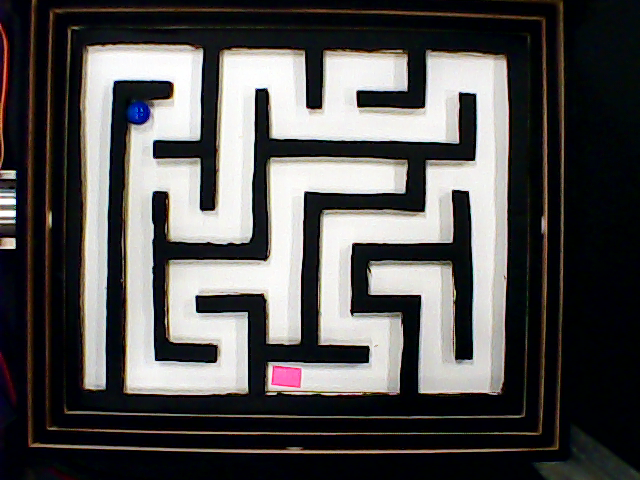
#> input picture test_maze_photo3.png, 640 x 480 px, given in place of the camera
$ python MazeSolver.py test_maze_photo3.png   (Python 2 division)
#> lines starting #> are read from the running program, lines starting #| are printed output that depends on the picture; after the words box and inside, x2 and y2 are one past the last pixel; in counts of white or black regions, pixels touching at a corner belong together
### MazeNodes.py
#pylint: disable=E1101

"""
Filename:       MazeNodes.py
File type:      server-side python code
Author:         Andrea McIntosh
Created on:     2017-01-31
Modified on:    2017-02-26
Description:    Class that converts image of maze to a graph of nodes and edges
                for pathfinding.  Nodes are found by spliting the image into a
                grid and detecting colour regions.
                Tested by printing out results using ImageProcessingFunctions.drawResults()

>>> image = cv2.imread("tests/MazeNodes_pytest_small_maze.png")
>>> mn = MazeNodes(image)
>>> g_img = mn.preProcessImage()
>>> mn.x_div_count
4
>>> mn.y_div_count
5
>>> mn.x_div_len
125
>>> mn.y_div_len
50
>>> mn.start.coordinates
(75, 125)
>>> mn.end.coordinates
(425, 125)
>>> mn.findNodes(g_img)
>>> len(mn.nodes)
8
"""

# import the necessary packages
import numpy as np
import cv2
from Node import *
from ImageProcessingFunctions import *

class MazeNodes:
    """
    Take an image and convert it into nodes and edges for pathfinding
    """

    def __init__(self, image, end_thresh_low = [160, 80, 230], end_thresh_high = [180, 100, 255],
                                start_thresh_low = [0, 90, 100], start_thresh_high = [50, 220, 220],
                                  play_thresh_low = [40, 40, 40], play_thresh_high = [255, 255, 255],
                                  debug = False):
        self.image = image

        self.nodes = {}
        self.end = Node()
        self.start = Node()

        self.end_lower = end_thresh_low
        self.end_upper = end_thresh_high
        self.start_lower = start_thresh_low
        self.start_upper = start_thresh_high
        self.play_lower = play_thresh_low
        self.play_upper = play_thresh_high

        # rayryeng, http://stackoverflow.com/questions/30369031/remove-spurious-small-islands-of-noise-in-an-image-python-opencv, 2017-03-16
        self.filt_close = cv2.getStructuringElement(cv2.MORPH_RECT, (5,5))
        self.filt_open = cv2.getStructuringElement(cv2.MORPH_RECT, (2,2))

        self.x_div_len = None
        self.y_div_len = None

        self.x_div_count = None
        self.y_div_count = None

        self.min_path_thickness = 30
        self.scan_interval = 20
        self.nodes_per_path = 3

        self.debug = debug


    def runProcessing(self):
        """
        Run all steps needed for image processing
        """
        gray_image = self.preProcessImage()
        self.findNodes(gray_image)
        self.findEdges()

    def preProcessImage(self):
        """
        Prepare image for subsequent image processing.  Modifies original image
        object and also returns a grayscale version of the image
        """
        # http://www.pyimagesearch.com/2014/08/04/opencv-python-color-detection/, 2017-01-31
        # Create thresholds for colour detection
        end_lower_np = np.array(self.end_lower, dtype="uint8")
        end_upper_np = np.array(self.end_upper, dtype="uint8")
        start_lower_np = np.array(self.start_lower, dtype="uint8")
        start_upper_np = np.array(self.start_upper, dtype="uint8")
        play_lower_np = np.array(self.play_lower, dtype="uint8")
        play_upper_np = np.array(self.play_upper, dtype="uint8")

        # Find endone and white it out
        # http://answers.opencv.org/question/97416/replace-a-range-of-colors-with-a-specific-color-in-python/, 2017-02-08
        end_mask = cv2.inRange(self.image, end_lower_np, end_upper_np) # find endzone area
        self.findEnd(end_mask)
        self.image[np.where(end_mask == [255])] = 255 # white out endzone

        # If in debug mode, show computed mask of endzone
        if self.debug:
            cv2.imshow("End Mask", end_mask)
            cv2.waitKey(0)

        # Find start (ball) and white it out
        start_mask = cv2.inRange(self.image, start_lower_np, start_upper_np) # find ball (start)
        self.findStart(start_mask)
        self.image[np.where(start_mask == [255])] = 255 # white out ball

        # If in debug mode, show computed mask of start
        if self.debug:
            cv2.imshow("Start Mask", start_mask)
            cv2.waitKey(0)

        mask = cv2.inRange(self.image, play_lower_np, play_upper_np) # find white (playing) area
        mask = cv2.morphologyEx(mask, cv2.MORPH_CLOSE, self.filt_close)
        mask = cv2.morphologyEx(mask, cv2.MORPH_OPEN, self.filt_open)
        self.image[np.where(mask == [255])] = 255 # white out white
        self.image[np.where(mask != [255])] = 0 # white out white

        # If in debug mode, show computed mask of play area
        if self.debug:
            cv2.imshow("Play Mask", mask)
            cv2.waitKey(0)

        # Determine the grid size based on path thickness
        path_width, path_height = self._getPathThickness(mask)
        self.x_div_count = int(len(self.image[0]) / (path_width / (self.nodes_per_path + 1)))
        self.y_div_count = int(len(self.image) / (path_height / (self.nodes_per_path + 1)))
        self.x_div_len = int(len(self.image[0]) / self.x_div_count)
        self.y_div_len = int(len(self.image) / self.y_div_count)

        # Convert mask output to greyscale
        # http://docs.opencv.org/3.2.0/df/d9d/tutorial_py_colorspaces.html, 2017-02-05
        gray_image = cv2.cvtColor(self.image, cv2.COLOR_BGR2GRAY)

        return gray_image

    # [13 lines left out: function findStart, not called in this run]

    def findEnd(self, end_mask):
        """
        Find the end node based on the mask generated by colour thresholds
        """
        try:
            end_X, end_Y = findRegionCenter(end_mask, self.filt_open, self.filt_close)
        except:
            raise ValueError("Image has no end colour region")
        self.end.coordinates = (end_X, end_Y)
        self.end.neighbours = []
        self.end.start = False
        self.end.end = True
        self.nodes[self.end.coordinates] = self.end

    # [106 lines left out: functions findNodes, findEdges, _getPathThickness, _getShortestSequence, not called in this run]

# For running doctests
# [3 lines that do not run on import are left out]

### ImageProcessingFunctions.py
"""
Filename:       ImageProcessingFunctions.py
File type:      server-side python code
Author:         Andrea McIntosh
Created on:     2017-02-21
Modified on:    2017-02-26
Description:    Utility functions for image processing.  Functions that are
                required by multiple modules are saved here to avoid redundancy.

>>> im = cv2.imread('tests/ball_location_test.png')
>>> len(im)
250
>>> len(im[0])
250
>>> ball_mask = cv2.inRange(im, (0, 0, 0), (255, 50, 0))
>>> findRegionCenter(ball_mask)
(125, 125)
>>> from Node import Node
>>> n1 = Node()
>>> n1.coordinates = (0,0)
>>> n1.neighbours = []
>>> n2 = Node()
>>> n2.coordinates = (10,10)
>>> n2.neighbours = []
>>> rc = Node()
>>> rc.coordinates = (1,2)
>>> rc.neighbours = []
>>> nodes = {(0,0): n1, (1,2): rc, (10,10): n2}
>>> findRegionCenterNeighbours(rc, nodes, 4, 3)
>>> len(rc.neighbours)
1
>>> rc.neighbours[0] == n1
True
"""

import numpy as np
import cv2

# [43 lines left out: functions getImage, drawResults, not called in this run]


def findRegionCenter(mask, filt_close, filt_open):
    """
    Use OpenCV to find the center of a colour region.  Includes filtering the
    input mask to reduce noise.

    Input: mask showing the location of the colour region
           filt_close: OpenCV structuring element to filter noise by performing
                a dilation then erosion (closing)
           filt_close: OpenCV structuring element to filter noise by performing
                an erosion then dilation (opening)
    """
    # Filter mask to reduce noise
    # rayryeng, http://stackoverflow.com/questions/30369031/remove-spurious-small-islands-of-noise-in-an-image-python-opencv, 2017-03-16
    mask = cv2.morphologyEx(mask, cv2.MORPH_CLOSE, filt_close)
    mask = cv2.morphologyEx(mask, cv2.MORPH_OPEN, filt_open)

    # http://docs.opencv.org/3.1.0/dd/d49/tutorial_py_contour_features.html, 2017-02-08
    # ret, thresh = cv2.threshold(mask, 127, 255, 0)
    contours = cv2.findContours(mask, 1, 2)

    cnt = contours[0]
    M = cv2.moments(cnt)
    cX = int(M["m10"] / M["m00"])
    cY = int(M["m01"] / M["m00"])

    return cX, cY

# [18 lines left out: function findRegionCenterNeighbours, not called in this run]

# For running doctests
# [3 lines that do not run on import are left out]

### MazeSolver.py
#pylint: disable=E1101

"""
Filename:       MazeSolver.py
File type:      server-side python code
Author:         Jake Charlebois, Andrea McIntosh
Created on:     2017-02-27
Modified on:    2017-03-02
Description:    Main control script for python server
"""

# import the necessary packages
import sys
import time
import getopt
from collections import deque
import cv2
import ImageProcessingFunctions as img
from MazeNodes import MazeNodes
from PathFinder import PathFinder
from FindBall import FindBall
from BallPathPlanner import BallPathPlanner
from ServoController import ServoConnection
from SerialException import SerialException

# TODO: Allow these values to be changed at runtime.
MAX_ACC = 100
FRAMERATE = 15
ACC_MULTIPLIER = 1
SER_COUNT = 20

class MazeSolver(object):
    """
    Top level class for maze solving. Responsible for high level coordination of other classes.

    play_colour_upper: Defines the upper colour threshold for the play space. This value should be
    a list of three integers of the format [B, G, R].

    play_colour_lower: Defines the lower colour threshold for the play space. This value should be
    a list of three integers of the format [B, G, R].

    start_colour_upper: Defines the upper colour threshold for the start (ball). This value should
    be a list of three integers of the format [B, G, R].

    start_colour_lower: Defines the lower colour threshold for the start (ball). This value should
    be a list of three integers of the format [B, G, R].

    end_colour_upper: Defines the upper colour threshold for the end of the maze. This value should
    be a list of three integers of the format [B, G, R].

    end_colour_lower: Defines the lower colour threshold for the end of the maze. This value should
    be a list of three integers of the format [B, G, R].

    serial_port: The serial port that should be used to connect to the DE2.

    camera_index: The index of the camera to be used in monitoring the maze.

    update_callback: A function to be called every time the MazeSolver updates after run() has been
    called. This callback can be expected to be called approximately 30 times per second. This
    callback should be a function that takes in a single argument that is a MazeSolver object.

    fixed_image_path: A debug attribute to set a fixed image to be solved. This attribute should be
    set to the path of the image. If this attribute is set, the camera will not be used and only
    the inital image processing will be run.
    """

    def __init__(self):
        self.play_colour_upper = [255, 255, 255]
        self.play_colour_lower = [200, 200, 200]
        self.start_colour_upper = [160, 255, 160]
        self.start_colour_lower = [0, 175, 0]
        self.end_colour_upper = [140, 140, 255]
        self.end_colour_lower = [0, 0, 150]

        self.serial_port = '/dev/ttyUSB0'
        self.camera_index = 0
        self.fixed_image_path = None
        self.debug = False

        self.update_callback = lambda ms: None

        self._current_image = None
        self._path = None
        self._finished = True
        self._stopped = False
        self._ball_x = 0
        self._ball_y = 0
        self._end_x = 0
        self._end_y = 0
        self._target_coords = (0, 0)
        self._acc_x = 0
        self._acc_y = 0
        self._ser_results = deque(maxlen=SER_COUNT)

    def run(self):
        """
        Starts the maze solving process. This method blocks until the maze has been solved, but
        will call update_callback on a regular basis to allow the UI to be updated.
        """
        self._stopped = False
        self._finished = False

        if self.fixed_image_path is None:
            camera = cv2.VideoCapture(self.camera_index)
            retval, self._current_image = camera.read()

            if not retval:
                raise IOError("Failed to read initial image from camera.")
        else:
            self._current_image = cv2.imread(self.fixed_image_path)

        # Run initial image processing
        mazenodes = MazeNodes(self._current_image, self.end_colour_lower, self.end_colour_upper,
                                self.start_colour_lower, self.start_colour_upper,
                                  self.play_colour_lower, self.play_colour_upper, self.debug)
        mazenodes.runProcessing()

        nodes = mazenodes.nodes
        start_node = mazenodes.start
        end_node = mazenodes.end

        # Start and end nodes not necessarily on grid with other nodes, must find
        #  their neighbours separately
        img.findRegionCenterNeighbours(start_node, nodes, mazenodes.x_div_len, mazenodes.y_div_len)
        img.findRegionCenterNeighbours(end_node, nodes, mazenodes.x_div_len, mazenodes.y_div_len)

        # Find path through maze
        pathfinder = PathFinder(nodes, start_node, end_node)
        self._path = pathfinder.findPath()

        self._end_x, self._end_y = end_node.coordinates

        if self.debug:
            img.drawResults(self._current_image, nodes, self._path, start_node, end_node)

        if not self.fixed_image_path is None:
            # Debug: draw result of pathfinding
            img.drawResults(self._current_image, nodes, self._path, start_node, end_node)
        else:
            # Live ball tracking
            ball_finder = FindBall(mazenodes.start_lower, mazenodes.start_upper,
                    mazenodes.filt_close, mazenodes.filt_open)
            planner = BallPathPlanner(self._path)

            with ServoConnection(port=self.serial_port) as conn:
                # Get "flat" x and y positions of servos over serial connection
                try:
                    flat_x = conn.get_x_val()
                    flat_y = conn.get_y_val()
                except SerialException:
                    flat_x = conn.get_x_val()
                    flat_y = conn.get_y_val()

                while not planner.isFinished():
                    if self._stopped:
                        break

                    start_time = time.clock()
                    # Get current image of maze
                    retval, self._current_image = camera.read()
                    if not retval:
                        raise IOError("Failed to read image from camera.")

                    # Find ball, its acceleration, and where its currently trying to get to
                    self._ball_x, self._ball_y = ball_finder.findBall(self._current_image)
                    self._acc_x, self._acc_y = planner.getAcceleration(self._ball_x, self._ball_y)
                    self._target_coords = planner.get_target_pos()

                    try:
                        # Determine how to tilt the board next to acheive desired acceleraton and direction
                        new_x_acc = max(-1 * MAX_ACC, min(MAX_ACC, self._acc_x * ACC_MULTIPLIER + flat_x))
                        new_y_acc = max(-1 * MAX_ACC, min(MAX_ACC, self._acc_y * ACC_MULTIPLIER + flat_y))
                        # Send command for x servo over serial
                        conn.set_x_val(int(new_x_acc))
                        self._ser_results.append(1)
                        time.sleep(0.001)
                        # Send command for y servo over serial
                        conn.set_y_val(int(new_y_acc))
                        self._ser_results.append(1)
                    except SerialException as ex:
                        print ex
                        self._ser_results.append(0)

                    self.update_callback(self)

                    time.sleep(max(1.0 / FRAMERATE - (time.clock() - start_time), 0))

                self._finished = planner.isFinished()

            # Release camera
            camera.release()

    # [63 lines left out: functions is_finished, get_ball_pos, get_end_pos, get_target_pos, get_acceleration, get_image and 4 more, not called in this run]

if __name__ == '__main__':
    try:
        options, remains = getopt.getopt(sys.argv[1:], "",
                ["help=", "image=", "camera=", "serial=", "play_upper=", "play_lower=",
                "start_upper=", "start_lower=", "end_upper=", "end_lower=", "debug"])
    except getopt.GetoptError:
        print "usage: MazeSolver.py [--help] [--image <image file>] [--camera <index>] \
[--serial <port name>] [--play_upper B,G,R] [--play_lower B,G,R] [--start_upper B,G,R] \
[--start_lower B,G,R] [--end_upper B,G,R] [--end_lower B,G,R]"
        sys.exit(1)

    solver = MazeSolver()

    for option, value in options:
        if option == "--help":
            print "usage: MazeSolver.py [--help] [--image <image file>] [--camera <index>] \
[--serial <port name>] [--play_upper B,G,R] [--play_lower B,G,R] [--start_upper B,G,R] \
[--start_lower B,G,R] [--end_upper B,G,R] [--end_lower B,G,R]"
            sys.exit(0)
        elif option == "--image":
            solver.fixed_image_path = value
        elif option == "--camera":
            solver.camera_index = int(value)
        elif option == "--serial":
            solver.serial_port = value
        elif option == "--play_upper":
            solver.play_colour_upper = parseThreshold(value)
        elif option == "--play_lower":
            solver.play_colour_lower = parseThreshold(value)
        elif option == "--start_upper":
            solver.start_colour_upper = parseThreshold(value)
        elif option == "--start_lower":
            solver.start_colour_lower = parseThreshold(value)
        elif option == "--end_upper":
            solver.end_colour_upper = parseThreshold(value)
        elif option == "--end_lower":
            solver.end_colour_lower = parseThreshold(value)
        elif option == "--debug":
            solver.debug = True

    solver.run()
#> in run, self._current_image is the input picture: shape (480, 640, 3); mean B, G, R 81.1, 81.7, 83.3
#> in preProcessImage, `end_mask = cv2.inRange(self.image, end_lower_np, end_upper_np)`:
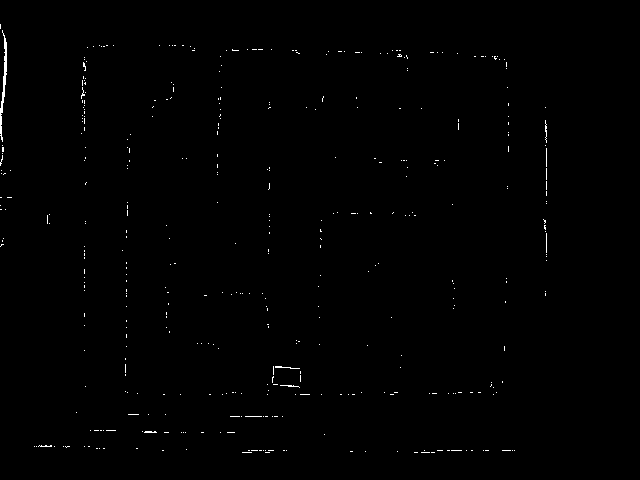
#> end_mask: shape (480, 640); 0.46% white in thin lines or dots, all inside (x1, y1, x2, y2) = (0, 24, 547, 453)
#> in findRegionCenter, `mask = cv2.morphologyEx(mask, cv2.MORPH_CLOSE, filt_close)`:
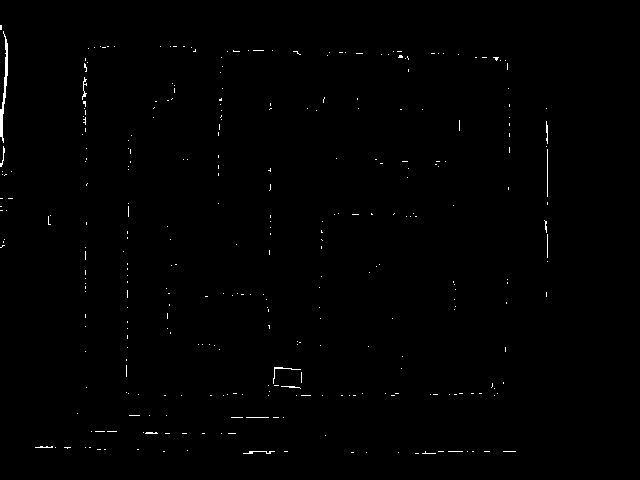
#> mask: shape (480, 640); 0.51% white in thin lines or dots, all inside (x1, y1, x2, y2) = (0, 25, 548, 454)
#> in findRegionCenter, `mask = cv2.morphologyEx(mask, cv2.MORPH_OPEN, filt_open)`:
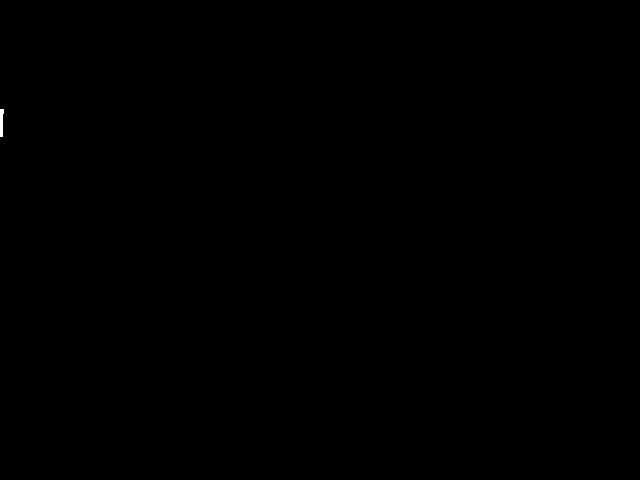
#> mask: shape (480, 640); 0.03% white; 1 white region
#> in findRegionCenter, `contours = cv2.findContours(mask, 1, 2)`: contours = 1 contour; box (x1, y1, x2, y2) and area: (0, 109, 4, 137) 58
#> in findRegionCenter, `cnt = contours[0]`: cnt = 1 item
#> (the run stopped early here; a loop or call above may not have finished)
